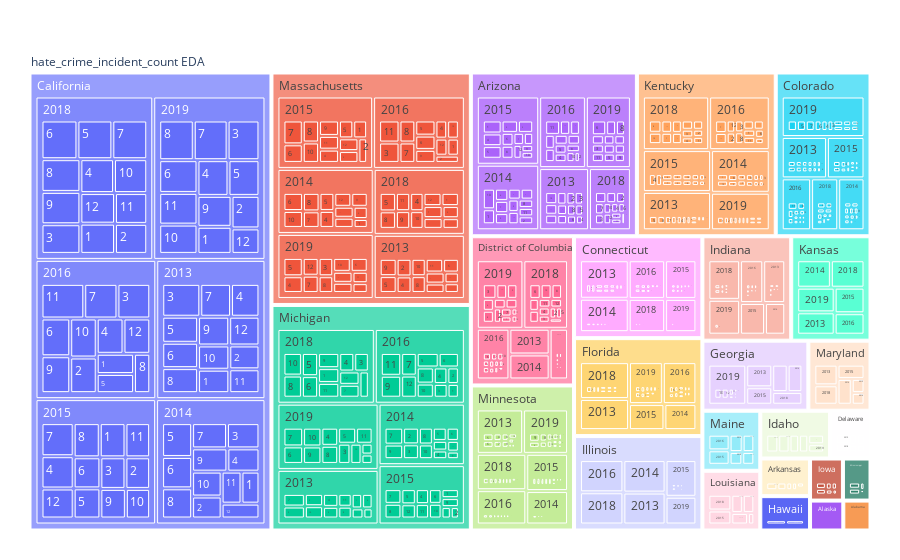

The notebook cell this image was saved under:
### Markdown cell above
## Visual EDA

### Code cell
# visual hate_crime_incident_count summary in a treemap plot

fig = px.treemap(bea, path=[px.Constant("hate_crime_incident_count EDA"), 'location', 'year', 'month'], 
                 values='hate_crime_incident_count')
fig.update_layout(margin = dict(t=50, l=25, r=25, b=25))
fig.show()

### Figure 1 — Plotly figure (JSON) as saved in the notebook; plotly's stock layout.template omitted (floating-point values rounded to 4 significant figures; data arrays with more than 128 entries replaced by an {"elided": "..."} marker saying what was removed)
{"data": [{"branchvalues": "total", "domain": {"x": [0, 1], "y": [0, 1]}, "hovertemplate": "labels=%{label}<br>hate_crime_incident_count=%{value}<br>parent=%{parent}<br>id=%{id}<extra></extra>", "ids": {"elided": "1675 str values"}, "labels": {"elided": "1675 str values"}, "name": "", "parents": {"elided": "1675 str values"}, "type": "treemap", "values": {"elided": "1675 int values"}}], "layout": {"legend": {"tracegroupgap": 0}, "margin": {"b": 25, "l": 25, "r": 25, "t": 50}}}
